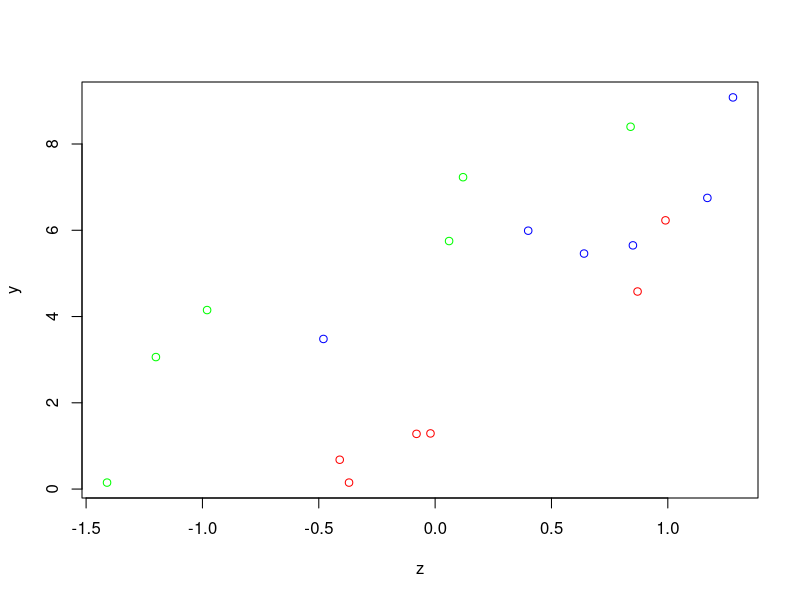
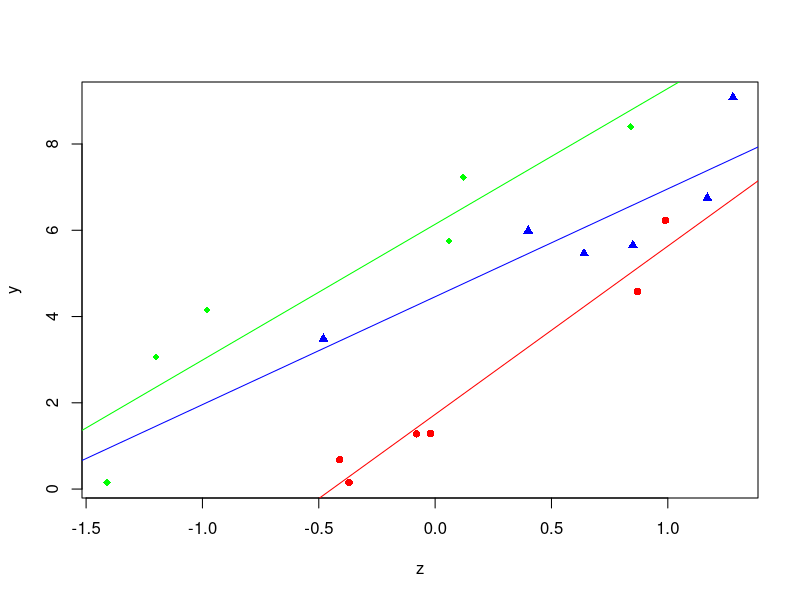

These charts were generated, in order, by the following R code:
## ---- chunk 1
z=c(-0.02,0.99,-0.37,-0.08,0.87,-0.41,1.28,0.40,-0.48,0.85,1.17,0.64,0.12,-1.41,-1.20,-0.98,0.84,0.06)
y=c(1.29,6.23,0.15,1.28,4.58,0.68,9.08,5.99,3.48,5.65,6.75,5.46,7.23,0.15,3.06,4.15,8.40,5.75)
a=as.factor(rep(1:3, each=6))
## ---- chunk 2
# Opción 1:
ejaz=lm(y~a+z) # ajustamos un modelo lineal (ajusta bien la última)

summary(ejaz) 
# El estadístico del contraste será F = 9.557 
# pvalor = 1.63e-07
# gamma_gorro = 3.1607
# intercep = mu_gorro + alpha_gorro (pero estos contrastes no serían de interes)
# se rechaza
# si tenemos una unica covariante, simplemente tendríamos q ajustar el modelo

anova(ejaz)
## ---- chunk 3
# Opción 2:
ejza=lm(y~z+a)   # el pvalor para z es el mismo de antes

summary(ejza)
anova(ejza)
## ---- chunk 4
# Opción 3: (no hay que recordad el orden)
# Ajustamos el modelo completo
ejaz = lm(y~a+z)
# Ajustamos el modelo bajo H0
eja = lm(y~a)
anova(eja)
anova(eja, ejaz) # da igual el orden ejaz ó ejza
anova(eja, ejza)
## ---- chunk 5
ejza=lm(y~z+a)   
anova(ejza)
## ---- chunk 6
ejza=lm(y~z+a)  
ejz=lm(y~z) # modelo bajo H0 --- no hay factor
anova(ejz, ejaz) # da lo mismo que anova(ejz, ejza) 
# SCE_O = 62.49
# m = 16-14
# SCE = 12.16
(62.49-12.16)/( (12.16/14) * 2 )
## ---- chunk 7
library(multcomp)
mis.cm=glht(aov(ejza), linfct=mcp(a="Tukey"))
summary(mis.cm)
# 1 y 2 dif
# 1 y 3 dif
# 2 y 3 dif
# rechazamos pq los 3 nieveles del factor tienen distinto efecto sobre la respuesta

summary(mis.cm, test = adjusted(type = "Westfall"))
# nos sale lo mismo, los 3 son diferentes

## ---- chunk 8
#gráfico
plot(z,y,col=c("red","blue","green")[a])

#Si queremos que represente figuas coloreadas: circulos, triangulos, cuadrados,...)
plot(z,y,pch=15+as.numeric(a),col=c("red","blue","green")[a])

#si queremos incluir las rectas de regresion para cada grupo
abline(lm(y[a==1]~z[a==1]), col="red")
abline(lm(y[a==2]~z[a==2]), col="blue")
abline(lm(y[a==3]~z[a==3]), col="green")

#contraste de igualdad de pendientes en los grupos
# tenemos una muestra pequeña 
# las rectas se consideran paralelas
# no rechazamos la hip de paralelismo
## ---- chunk 9
# TENEMOS QUE PONER *
# AJUSTA UN GAMMA PARA CADA NIVEL DEL FACTOR

# el modelo más general
# lo último que ajusta aquí es la interacción
anova(lm(y~a*z)) #o simplemente summary(aov(y~a*z))


anova(lm(y~z*a)) 
# pvalor = 0.3553 -- no evidencias en contra de H0: paralelismo
## ---- chunk 10
# Otra opción: comparando modelos
ejco = lm(y~a*z)
anova(ejco, ejaz)
# F = 1.12
# pvalor = 0.3552 -- lo mismo
## ---- chunk 11
y=c(0.6,7.0,0.8,0.5,2.5,-3.1,-1.7,0.0,5.6,-1.9,-1.0,0.8,-4.6,0.4,2.2,5.7,-1.8,0.2,
-1.0,-5.1,1.5,3.5, 3.4,-1.8,-0.6,4.3,6.3,1.8,2.2,5.8,1.4,5.6,4.6,-2.5,7.6,4.8)

z=c(0.3, 2.0, -0.2, 0.0, 0.7, -1.4, -1.0, -0.2, 1.8, -0.6, -0.6, 0.3, -1.9, -0.2, 0.2, 1.7, -1.1, -0.7,-0.7, -2.1, -0.3, 0.8, 0.8, -1.3, -0.3, 0.7, 0.7, 0.3, -0.2, 0.7, -0.1, 1.2, 0.6, -1.2, 1.8, 0.6)

w=c(-1.5,  1.2, -1.1, -0.2,  2.4,  0.2, -1.6,  0.0, -0.1,  0.8, -0.3, -0.8,  1.1, -0.8,  0.1, -0.7,  0.2,0.6, -2.1,  1.1,  0.1, -0.3,  0.9,  0.8, -0.2, -0.3,  1.2, -1.6,  0.6, -0.7, -0.5,  1.1, -0.4,  1.1,  0.5, -0.2)

a=as.factor(rep(1:3, each=12))
b=as.factor(rep(1:3, 12))

#paralelismo
new=a:b # es un nuevo factor que toma axb valores, un valor distinto para cada celdilla

# CUANDO TENEMOS DOS O MAS FACTORES TENEMOS QUE CREAR UNO NUEVO QUE SEA COMBINACION DE LOS DEMÁS
## ---- chunk 12
sal=aov(y~new*w)
summary(sal)
# pvalor = 0.838
# NO HAY EVIDENCIAS EN CONTRA DE HO - NO HAY ENVIDENCIAS EN CONTRA DEL MODELO ANCOVA
# UNA VEZ QUE EL MODELO ANCOVA ES ADECUADO, HACEMOS LOS DEMÁS CONTRASTES
## ---- chunk 13
# Opción 2:
mod1=lm(y~new*w) 
mod2=lm(y~new+w) 
anova(mod1, mod2)
## ---- chunk 14
mod1=lm(y~a*b+w) # modelo completo - poniendo después anova, estaría bien pq la última en entrar es la w

mod2=lm(y~a*b)   # modelo bajo H0

anova(mod1, mod2)# los comparamos
## ---- chunk 15
mod1=lm(y~a*b+w) # MODELO COMPLETO
mod3=lm(y~a+b+w) # MODELO BAJO HO - LOS EFECTOS SE SUMAN (NO TIENEN INTERACCION)
anova(mod1, mod3)# LOS COMPARAMOS
## ---- chunk 16
mod1=lm(y~a*b+w) # modelo completo
mod4=lm(y~a+w)   # modelo bajo h0 - solamente está el A (estamos simultaneamente constrastando igualdad de efectos de los beta y no iteracción)
anova(mod1, mod4) 
## ---- chunk 17
mod11=lm(y~a+b+w) # pq habiamos visto que el modelo era aditivo
mod4=lm(y~a+w)    # bajo H0
anova(mod11, mod4) 
## ---- chunk 18
mod1=lm(y~a*b+w)
mod5=lm(y~b+w) # bajo h0 tb estamos constrastando la no iteracion
anova(mod1, mod5) 
## ---- chunk 19
mod11=lm(y~a+b+w) # suponiendo modelo aditivo 
mod5=lm(y~b+w)    # aditivo bajo H0
anova(mod11, mod5) 
## ---- chunk 20
# como estamos en un ancova, no vale el paquete agricolae - usamos multcomp
library(multcomp)

#--- da mensaje de error si escribimos
#--- mis.cm=glht(mod1, linfct=mcp(a="Tukey"))
#--- summary(mis.cm)
#--- nos da que todos son iguales
#--- Como el factor B no tiene efecto, podemos solicitar que haga CM en el modelo sin este factor. Esto no da mensaje de error:

mod6=lm(y~a+w) # como el factor b no tiene efecto (no incide en el experimento ya que ni intereacciona ni tiene dif efectos), lo quitamos del modelo

mod7=lm(y~w)
anova(mod6, mod7)

mis.cm=glht(mod6, linfct=mcp(a="Tukey")) # hacemos comp multiples sobre el mdelo sin el B
summary(mis.cm) # NOS QUEDAMOS MEJOR CON EL WESTFALL


summary(mis.cm, test = adjusted(type = "Westfall"))
# rechazamos pq tenemos 2 grupos (1,2) Y 3
## ---- chunk 21
mod1zw=lm(y~a+z+w+a:z+a:w) # igualdad de efecto de los theta (nos quedamos con a:w)
anova(mod1zw)

mod1wz=lm(y~a+z+w+a:w+a:z) # igualdad de efecto de los gamma (a:z)
anova(mod1wz)
## ---- chunk 22
# Opción 2: Comparando modelos
modlzw = lm(y~a+z+w+a:z+a:w)
mod1 = lm(y~a+z+w) # H0: gamma1=gamma2=gamma3, theta1=theta2=tetha2 
anova(modlzw,mod1) 
# pvalor = 
# conclusión: el modelo ancova es adecuado
## ---- chunk 23
mod1=lm(y~a+z+w)
summary(mod1)
## ---- chunk 24
mod1=lm(y~a+z+w); 
mod2=lm(y~z+w); 
anova(mod1, mod2)
## ---- chunk 25
mis.cm=glht(aov(mod1), linfct=mcp(a="Tukey"))
summary(mis.cm)
summary(mis.cm, test = adjusted(type = "Westfall"))
## ---- chunk 26
y=c(0.6,7.0,0.8,0.5,2.5,-3.1,-1.7,0.0,5.6,-1.9,-1.0,0.8,-4.6,0.4,2.2,5.7,-1.8,0.2,
-1.0,-5.1,1.5,3.5, 3.4,-1.8,-0.6,4.3,6.3,1.8,2.2,5.8,1.4,5.6,4.6,-2.5,7.6,4.8)

z=c(0.3, 2.0, -0.2, 0.0, 0.7, -1.4, -1.0, -0.2, 1.8, -0.6, -0.6, 0.3, -1.9, -0.2, 0.2, 1.7, -1.1, -0.7,-0.7, -2.1, -0.3, 0.8, 0.8, -1.3, -0.3, 0.7, 0.7, 0.3, -0.2, 0.7, -0.1, 1.2, 0.6, -1.2, 1.8, 0.6)

b=as.factor(rep(1:3, 12))
## ---- chunk 27
anova(lm(y~b*z))
## ---- chunk 28
ejbz=lm(y~b+z) # ajustamos un modelo lineal (ajusta bien la última)
summary(ejbz)
## ---- chunk 29
# Opción 1:
ejzb=lm(y~z+b) # ajustamos un modelo lineal (ajusta bien la última)
summary(ejzb)
anova(ejzb)
## ---- chunk 30
# Opción 2:
ejzb = lm(y~z+b)
ejz = lm(y~z)
anova(ejzb, ejz)


## ---- chunk 31
# Comparaciones múltiples 
library(multcomp)

mis.cm=glht(aov(ejzb), linfct=mcp(b="Tukey")) # hacemos comp multiples sobre el mdelo sin el B
summary(mis.cm) # NOS QUEDAMOS MEJOR CON EL WESTFALL


summary(mis.cm, test = adjusted(type = "Westfall"))
